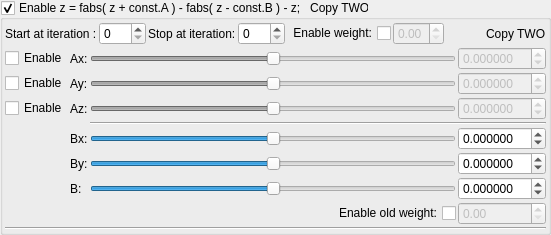
    <widget class="MyGroupBox" name="groupCheck_transform_fabsFormulaAB2_enabled">
     <property name="title">
      <string>Enable z = fabs( z + const.A ) - fabs( z - const.B ) - z;   Copy TWO</string>
     </property>
     <property name="checkable">
      <bool>true</bool>
     </property>
     <layout class="QVBoxLayout" name="verticalLayout_20" stretch="0,0,0">
      <property name="spacing">
       <number>2</number>
      </property>
      <property name="leftMargin">
       <number>2</number>
      </property>
      <property name="topMargin">
       <number>2</number>
      </property>
      <property name="rightMargin">
       <number>2</number>
      </property>
      <property name="bottomMargin">
       <number>2</number>
      </property>
      <item>
       <layout class="QGridLayout" name="gridLayout_33">
        <property name="spacing">
         <number>2</number>
        </property>
        <item row="0" column="5">
         <widget class="QCheckBox" name="checkBox_transform_fabsFormulaAB2_weight_enabled">
          <property name="layoutDirection">
           <enum>Qt::RightToLeft</enum>
          </property>
          <property name="text">
           <string>Enable weight:</string>
          </property>
         </widget>
        </item>
        <item row="0" column="3">
         <widget class="MySpinBox" name="spinboxInt_transform_fabsFormulaAB2_stop_iterations">
          <property name="sizePolicy">
           <sizepolicy hsizetype="Minimum" vsizetype="Maximum">
            <horstretch>0</horstretch>
            <verstretch>0</verstretch>
           </sizepolicy>
          </property>
          <property name="maximum">
           <number>250</number>
          </property>
         </widget>
        </item>
        <item row="0" column="2">
         <widget class="QLabel" name="label_86">
          <property name="text">
           <string>Stop at iteration:</string>
          </property>
         </widget>
        </item>
        <item row="0" column="1">
         <widget class="MySpinBox" name="spinboxInt_transform_fabsFormulaAB2_start_iterations">
          <property name="sizePolicy">
           <sizepolicy hsizetype="Minimum" vsizetype="Maximum">
            <horstretch>0</horstretch>
            <verstretch>0</verstretch>
           </sizepolicy>
          </property>
          <property name="maximum">
           <number>250</number>
          </property>
         </widget>
        </item>
        <item row="0" column="0">
         <widget class="QLabel" name="label_87">
          <property name="text">
           <string>Start at iteration :</string>
          </property>
         </widget>
        </item>
        <item row="0" column="8">
         <widget class="QLabel" name="label_118">
          <property name="text">
           <string>Copy TWO</string>
          </property>
         </widget>
        </item>
        <item row="0" column="6">
         <widget class="MyDoubleSpinBox" name="spinbox_transform_fabsFormulaAB2_weight">
          <property name="enabled">
           <bool>false</bool>
          </property>
          <property name="sizePolicy">
           <sizepolicy hsizetype="Minimum" vsizetype="Maximum">
            <horstretch>0</horstretch>
            <verstretch>0</verstretch>
           </sizepolicy>
          </property>
          <property name="decimals">
           <number>2</number>
          </property>
          <property name="minimum">
           <double>0.000000000000000</double>
          </property>
          <property name="maximum">
           <double>1.000000000000000</double>
          </property>
          <property name="singleStep">
           <double>0.100000000000000</double>
          </property>
         </widget>
        </item>
        <item row="0" column="7">
         <spacer name="horizontalSpacer_18">
          <property name="orientation">
           <enum>Qt::Horizontal</enum>
          </property>
          <property name="sizeHint" stdset="0">
           <size>
            <width>40</width>
            <height>20</height>
           </size>
          </property>
         </spacer>
        </item>
       </layout>
      </item>
      <item>
       <layout class="QGridLayout" name="gridLayout_34">
        <property name="spacing">
         <number>2</number>
        </property>
        <item row="0" column="1">
         <widget class="QLabel" name="label_89">
          <property name="text">
           <string>Ax:</string>
          </property>
         </widget>
        </item>
        <item row="1" column="0">
         <widget class="QCheckBox" name="checkBox_transform_fabsFormulaAB2_enabled_y">
          <property name="text">
           <string>Enable</string>
          </property>
         </widget>
        </item>
        <item row="4" column="3">
         <widget class="MyDoubleSpinBox" name="spinbox3_transform_fabsFormulaAB2B_x">
          <property name="sizePolicy">
           <sizepolicy hsizetype="Minimum" vsizetype="Maximum">
            <horstretch>0</horstretch>
            <verstretch>0</verstretch>
           </sizepolicy>
          </property>
          <property name="prefix">
           <string/>
          </property>
          <property name="decimals">
           <number>6</number>
          </property>
          <property name="minimum">
           <double>-99.989999999999995</double>
          </property>
          <property name="singleStep">
           <double>0.100000000000000</double>
          </property>
         </widget>
        </item>
        <item row="6" column="3">
         <widget class="MyDoubleSpinBox" name="spinbox3_transform_fabsFormulaAB2B_z">
          <property name="sizePolicy">
           <sizepolicy hsizetype="Minimum" vsizetype="Maximum">
            <horstretch>0</horstretch>
            <verstretch>0</verstretch>
           </sizepolicy>
          </property>
          <property name="decimals">
           <number>6</number>
          </property>
          <property name="minimum">
           <double>-99.989999999999995</double>
          </property>
          <property name="maximum">
           <double>99.989999999999995</double>
          </property>
          <property name="singleStep">
           <double>0.100000000000000</double>
          </property>
         </widget>
        </item>
        <item row="0" column="0">
         <widget class="QCheckBox" name="checkBox_transform_fabsFormulaAB2_enabled_x">
          <property name="text">
           <string>Enable</string>
          </property>
         </widget>
        </item>
        <item row="0" column="3">
         <widget class="MyDoubleSpinBox" name="spinbox3_transform_fabsFormulaAB2A_x">
          <property name="enabled">
           <bool>false</bool>
          </property>
          <property name="sizePolicy">
           <sizepolicy hsizetype="Minimum" vsizetype="Maximum">
            <horstretch>0</horstretch>
            <verstretch>0</verstretch>
           </sizepolicy>
          </property>
          <property name="prefix">
           <string/>
          </property>
          <property name="decimals">
           <number>6</number>
          </property>
          <property name="minimum">
           <double>-99.989999999999995</double>
          </property>
          <property name="singleStep">
           <double>0.100000000000000</double>
          </property>
         </widget>
        </item>
        <item row="6" column="1">
         <widget class="QLabel" name="label_119">
          <property name="text">
           <string>B:</string>
          </property>
         </widget>
        </item>
        <item row="0" column="2">
         <widget class="QSlider" name="slider3_transform_fabsFormulaAB2A_x">
          <property name="enabled">
           <bool>false</bool>
          </property>
          <property name="sizePolicy">
           <sizepolicy hsizetype="Expanding" vsizetype="Maximum">
            <horstretch>0</horstretch>
            <verstretch>0</verstretch>
           </sizepolicy>
          </property>
          <property name="minimum">
           <number>-5000000</number>
          </property>
          <property name="maximum">
           <number>5000000</number>
          </property>
          <property name="value">
           <number>0</number>
          </property>
          <property name="sliderPosition">
           <number>0</number>
          </property>
          <property name="orientation">
           <enum>Qt::Horizontal</enum>
          </property>
         </widget>
        </item>
        <item row="6" column="2">
         <widget class="QSlider" name="slider3_transform_fabsFormulaAB2B_z">
          <property name="sizePolicy">
           <sizepolicy hsizetype="Expanding" vsizetype="Maximum">
            <horstretch>0</horstretch>
            <verstretch>0</verstretch>
           </sizepolicy>
          </property>
          <property name="minimum">
           <number>-5000000</number>
          </property>
          <property name="maximum">
           <number>5000000</number>
          </property>
          <property name="orientation">
           <enum>Qt::Horizontal</enum>
          </property>
         </widget>
        </item>
        <item row="4" column="1">
         <widget class="QLabel" name="label_121">
          <property name="text">
           <string>Bx:</string>
          </property>
         </widget>
        </item>
        <item row="2" column="2">
         <widget class="QSlider" name="slider3_transform_fabsFormulaAB2A_z">
          <property name="enabled">
           <bool>false</bool>
          </property>
          <property name="sizePolicy">
           <sizepolicy hsizetype="Expanding" vsizetype="Maximum">
            <horstretch>0</horstretch>
            <verstretch>0</verstretch>
           </sizepolicy>
          </property>
          <property name="minimum">
           <number>-5000000</number>
          </property>
          <property name="maximum">
           <number>5000000</number>
          </property>
          <property name="orientation">
           <enum>Qt::Horizontal</enum>
          </property>
         </widget>
        </item>
        <item row="2" column="3">
         <widget class="MyDoubleSpinBox" name="spinbox3_transform_fabsFormulaAB2A_z">
          <property name="enabled">
           <bool>false</bool>
          </property>
          <property name="sizePolicy">
           <sizepolicy hsizetype="Minimum" vsizetype="Maximum">
            <horstretch>0</horstretch>
            <verstretch>0</verstretch>
           </sizepolicy>
          </property>
          <property name="decimals">
           <number>6</number>
          </property>
          <property name="minimum">
           <double>-99.989999999999995</double>
          </property>
          <property name="maximum">
           <double>99.989999999999995</double>
          </property>
          <property name="singleStep">
           <double>0.100000000000000</double>
          </property>
         </widget>
        </item>
        <item row="2" column="1">
         <widget class="QLabel" name="label_90">
          <property name="text">
           <string>Az:</string>
          </property>
         </widget>
        </item>
        <item row="4" column="2">
         <widget class="QSlider" name="slider3_transform_fabsFormulaAB2B_x">
          <property name="sizePolicy">
           <sizepolicy hsizetype="Expanding" vsizetype="Maximum">
            <horstretch>0</horstretch>
            <verstretch>0</verstretch>
           </sizepolicy>
          </property>
          <property name="minimum">
           <number>-5000000</number>
          </property>
          <property name="maximum">
           <number>5000000</number>
          </property>
          <property name="value">
           <number>0</number>
          </property>
          <property name="sliderPosition">
           <number>0</number>
          </property>
          <property name="orientation">
           <enum>Qt::Horizontal</enum>
          </property>
         </widget>
        </item>
        <item row="1" column="2">
         <widget class="QSlider" name="slider3_transform_fabsFormulaAB2A_y">
          <property name="enabled">
           <bool>false</bool>
          </property>
          <property name="sizePolicy">
           <sizepolicy hsizetype="Expanding" vsizetype="Maximum">
            <horstretch>0</horstretch>
            <verstretch>0</verstretch>
           </sizepolicy>
          </property>
          <property name="minimum">
           <number>-5000000</number>
          </property>
          <property name="maximum">
           <number>5000000</number>
          </property>
          <property name="orientation">
           <enum>Qt::Horizontal</enum>
          </property>
         </widget>
        </item>
        <item row="1" column="1">
         <widget class="QLabel" name="label_88">
          <property name="text">
           <string>Ay:</string>
          </property>
         </widget>
        </item>
        <item row="5" column="1">
         <widget class="QLabel" name="label_120">
          <property name="text">
           <string>By:</string>
          </property>
         </widget>
        </item>
        <item row="2" column="0">
         <widget class="QCheckBox" name="checkBox_transform_fabsFormulaAB2_enabled_z">
          <property name="text">
           <string>Enable</string>
          </property>
         </widget>
        </item>
        <item row="5" column="2">
         <widget class="QSlider" name="slider3_transform_fabsFormulaAB2B_y">
          <property name="sizePolicy">
           <sizepolicy hsizetype="Expanding" vsizetype="Maximum">
            <horstretch>0</horstretch>
            <verstretch>0</verstretch>
           </sizepolicy>
          </property>
          <property name="minimum">
           <number>-5000000</number>
          </property>
          <property name="maximum">
           <number>5000000</number>
          </property>
          <property name="orientation">
           <enum>Qt::Horizontal</enum>
          </property>
         </widget>
        </item>
        <item row="1" column="3">
         <widget class="MyDoubleSpinBox" name="spinbox3_transform_fabsFormulaAB2A_y">
          <property name="enabled">
           <bool>false</bool>
          </property>
          <property name="sizePolicy">
           <sizepolicy hsizetype="Minimum" vsizetype="Maximum">
            <horstretch>0</horstretch>
            <verstretch>0</verstretch>
           </sizepolicy>
          </property>
          <property name="decimals">
           <number>6</number>
          </property>
          <property name="minimum">
           <double>-99.989999999999995</double>
          </property>
          <property name="maximum">
           <double>99.989999999999995</double>
          </property>
          <property name="singleStep">
           <double>0.100000000000000</double>
          </property>
         </widget>
        </item>
        <item row="7" column="3">
         <widget class="MyDoubleSpinBox" name="spinbox_transform_fabsFormulaAB2_old_weight">
          <property name="enabled">
           <bool>false</bool>
          </property>
          <property name="sizePolicy">
           <sizepolicy hsizetype="Minimum" vsizetype="Maximum">
            <horstretch>0</horstretch>
            <verstretch>0</verstretch>
           </sizepolicy>
          </property>
          <property name="decimals">
           <number>2</number>
          </property>
          <property name="minimum">
           <double>0.000000000000000</double>
          </property>
          <property name="maximum">
           <double>2.000000000000000</double>
          </property>
          <property name="singleStep">
           <double>0.100000000000000</double>
          </property>
         </widget>
        </item>
        <item row="7" column="2">
         <widget class="QCheckBox" name="checkBox_transform_fabsFormulaAB2_old_weight_enabled">
          <property name="layoutDirection">
           <enum>Qt::RightToLeft</enum>
          </property>
          <property name="text">
           <string>Enable old weight:</string>
          </property>
         </widget>
        </item>
        <item row="5" column="3">
         <widget class="MyDoubleSpinBox" name="spinbox3_transform_fabsFormulaAB2B_y">
          <property name="sizePolicy">
           <sizepolicy hsizetype="Minimum" vsizetype="Maximum">
            <horstretch>0</horstretch>
            <verstretch>0</verstretch>
           </sizepolicy>
          </property>
          <property name="decimals">
           <number>6</number>
          </property>
          <property name="minimum">
           <double>-99.989999999999995</double>
          </property>
          <property name="maximum">
           <double>99.989999999999995</double>
          </property>
          <property name="singleStep">
           <double>0.100000000000000</double>
          </property>
         </widget>
        </item>
        <item row="3" column="2" colspan="2">
         <widget class="Line" name="line_26">
          <property name="orientation">
           <enum>Qt::Horizontal</enum>
          </property>
         </widget>
        </item>
       </layout>
      </item>
      <item>
       <widget class="Line" name="line_9">
        <property name="orientation">
         <enum>Qt::Horizontal</enum>
        </property>
       </widget>
      </item>
     </layout>
    </widget>
